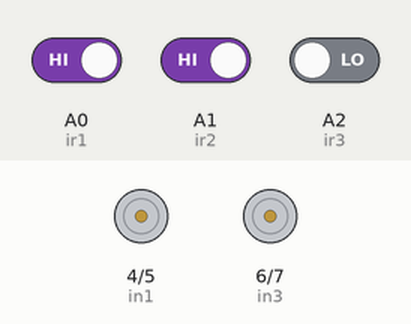
Simulated run of this sketch. Board: Arduino Uno, built with avr-gcc and run on an emulated ATmega328P. Shown: motor-driver pin pairs drawn as motors (green arrow = first pin HIGH = forward, orange = second pin HIGH = backward, longer = more drive, scaled by the enable pin). The test bench sets the inputs (shaded band); at power-on: A0 (ir1) HIGH, A1 (ir2) HIGH, A2 (ir3) LOW.

Above: at 1.2 s.
1.3 s: A0 (ir1) driven LOW
At 2.5 s:
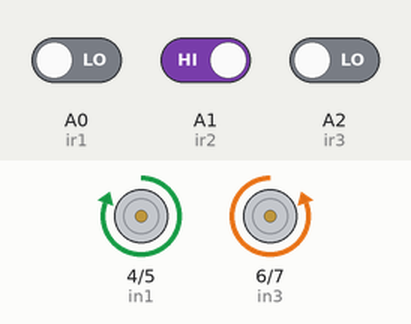
2.8 s: A0 (ir1) driven HIGH
At 3.6 s:
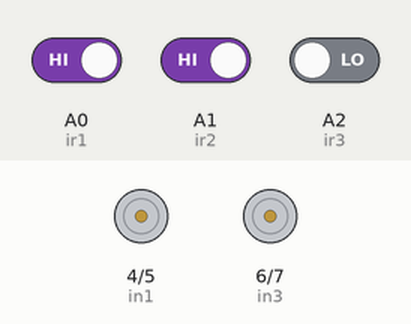
4.3 s: A1 (ir2) driven LOW
At 4.8 s:
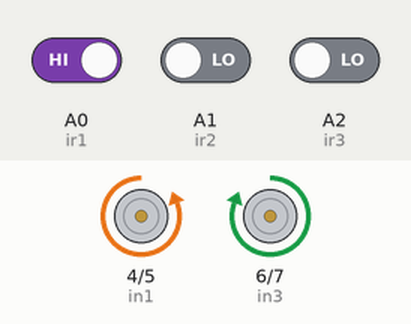
5.8 s: A1 (ir2) driven HIGH
At 7.0 s:
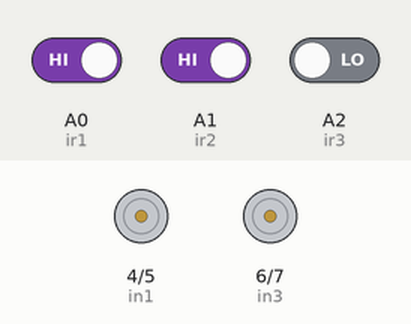
7.3 s: A0 (ir1) driven LOW and A1 (ir2) driven LOW and A2 (ir3) driven HIGH
At 8.3 s:
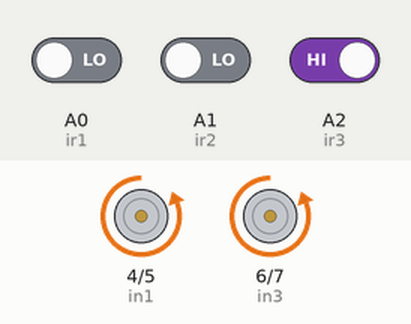
Timing chart, 0 to 9.8 s (numbered marks = the images above; inputs shaded):
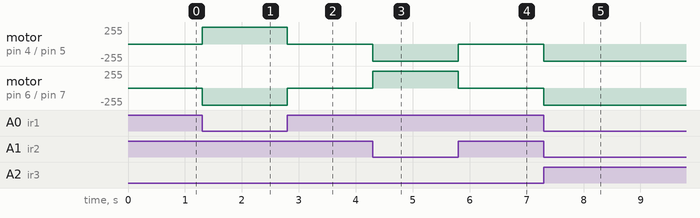

Measured:
- after the input at 1.3 s, motor on pin 4 (in1) / pin 5 (in2): stopped → forward 255/255 at once; motor on pin 6 (in3) / pin 7 (in4): stopped → backward 255/255 at once
- after the input at 2.8 s, motor on pin 4 (in1) / pin 5 (in2): forward 255/255 → stopped at once; motor on pin 6 (in3) / pin 7 (in4): backward 255/255 → stopped at once
- after the input at 4.3 s, motor on pin 4 (in1) / pin 5 (in2): stopped → backward 255/255 at once; motor on pin 6 (in3) / pin 7 (in4): stopped → forward 255/255 at once
- after the input at 5.8 s, motor on pin 4 (in1) / pin 5 (in2): backward 255/255 → stopped at once; motor on pin 6 (in3) / pin 7 (in4): forward 255/255 → stopped at once
- after the input at 7.3 s, motor on pin 4 (in1) / pin 5 (in2), motor on pin 6 (in3) / pin 7 (in4): stopped → backward 255/255 at once

The sketch:

Aula009.ino
```cpp
#define ir1 A0
#define ir2 A1
#define ir3 A2

#define in1 4
#define in2 5
#define in3 6
#define in4 7

#define enableA 8
#define enableB 9

int pwm = 255;

void setup() {

  pinMode(ir1, INPUT);
  pinMode(ir2, INPUT);
  pinMode(ir3, INPUT);

  pinMode(enableA, OUTPUT);
  pinMode(enableB, OUTPUT);

  pinMode(in1, OUTPUT);
  pinMode(in2, OUTPUT);
  pinMode(in3, OUTPUT);
  pinMode(in4, OUTPUT);

  Serial.begin(9600);
}

void parar() {
  digitalWrite(in1, LOW);
  digitalWrite(in2, LOW);
  digitalWrite(in3, LOW);
  digitalWrite(in4, LOW);

  analogWrite(enableA, 0);
  analogWrite(enableB, 0);
}

void esquerda() {
  digitalWrite(in1, HIGH);
  digitalWrite(in2, LOW);
  digitalWrite(in3, LOW);
  digitalWrite(in4, HIGH);

  analogWrite(enableA, pwm);
  analogWrite(enableB, pwm);
}

void direita() {
  digitalWrite(in1, LOW);
  digitalWrite(in2, HIGH);
  digitalWrite(in3, HIGH);
  digitalWrite(in4, LOW);

  analogWrite(enableA, pwm);
  analogWrite(enableB, pwm);
}

void reto() {
  digitalWrite(in1, LOW);
  digitalWrite(in2, HIGH);
  digitalWrite(in3, LOW);
  digitalWrite(in4, HIGH);

  analogWrite(enableA, pwm);
  analogWrite(enableB, pwm);
}

void loop() {

  bool sensIr1 = digitalRead(ir1);
  bool sensIr2 = digitalRead(ir2);
  bool sensIr3 = digitalRead(ir3);

  // Esquerda
  if (sensIr1 == LOW && sensIr3 == LOW && sensIr2 == HIGH) {
    esquerda();
  }

  // Direita
  else if (sensIr2 == LOW && sensIr3 == LOW && sensIr1 == HIGH) {
    direita();
  }

  // Frente
  else if (sensIr3 == HIGH && sensIr1 == LOW && sensIr2 == LOW) {
    reto();
  }

  // Parar
  else if (sensIr1 == LOW && sensIr2 == LOW && sensIr3 == LOW) {
    parar();
  }

  // Qualquer outra combinação
  else {
    parar();
  }
}
```
